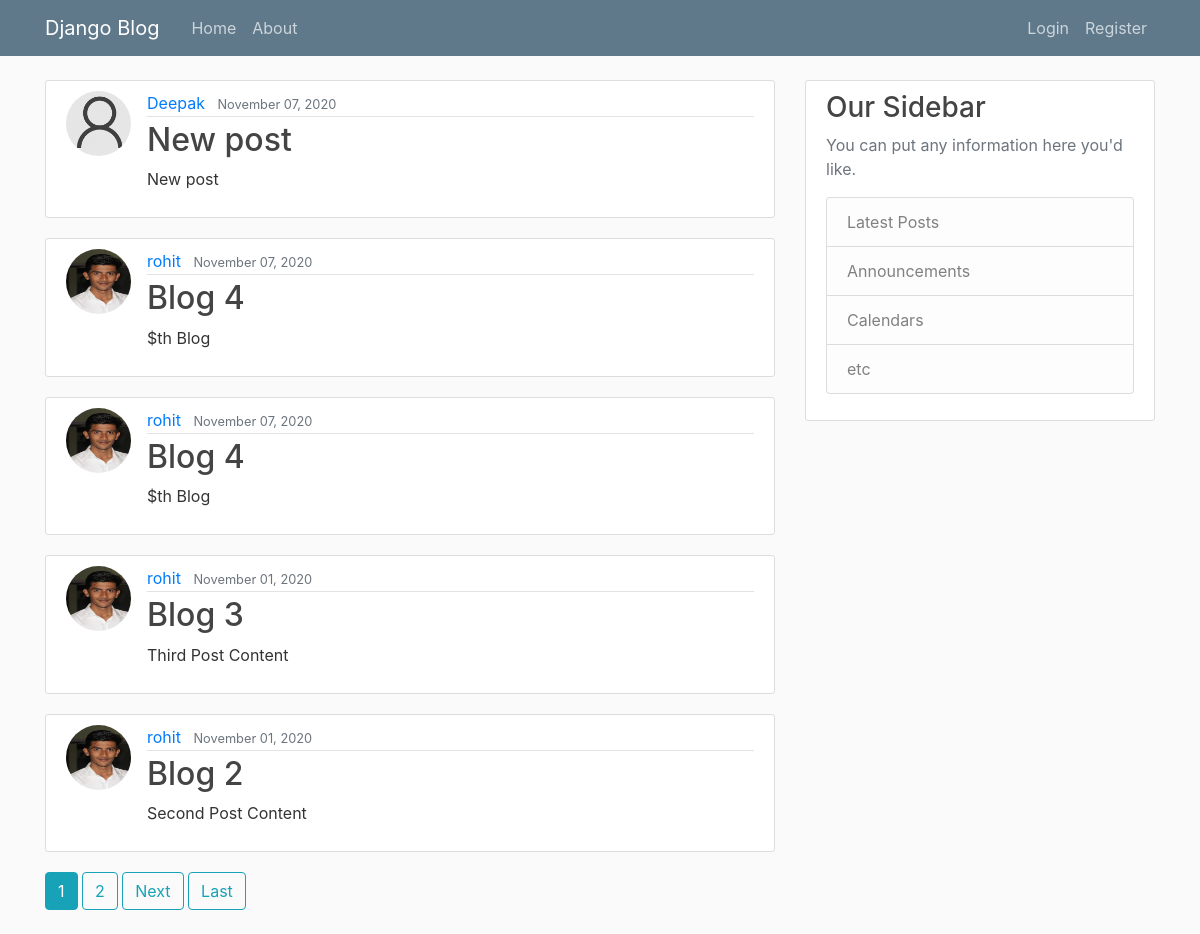
/, run on an earlier commit of the app's database.
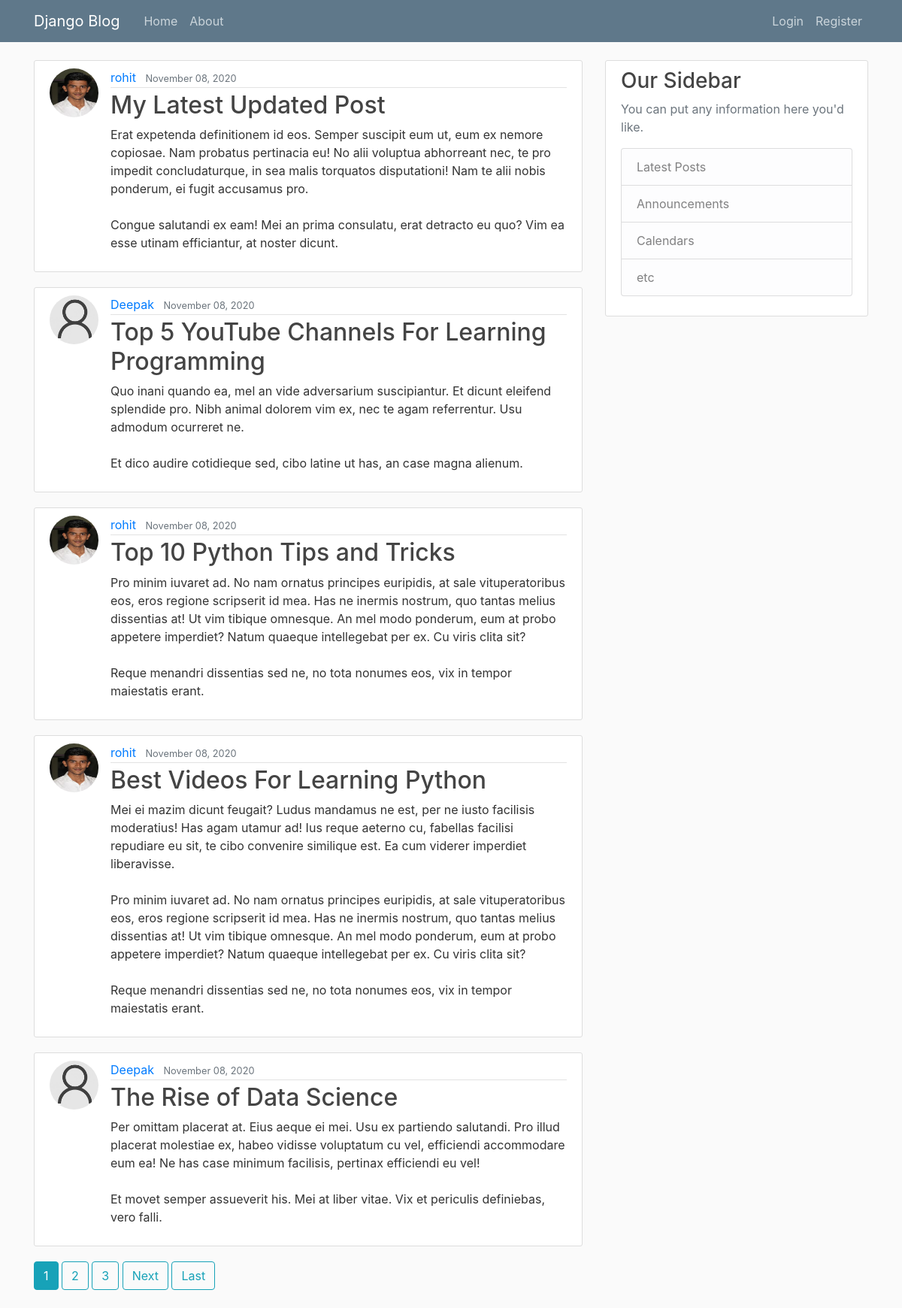
And on a later commit of the database.
### blog/models.py (models this page shows, shortened)
class Post(models.Model):
    title = models.CharField(max_length=100)
    content = models.TextField()
    date_posted = models.DateTimeField(default=timezone.now)
    aurthor = models.ForeignKey(User, on_delete=models.CASCADE)

### users/models.py (models this page shows, shortened)
class Profile(models.Model):
    user = models.OneToOneField(User, on_delete=models.CASCADE)
    image = models.ImageField(default='default.jpg', upload_to='profile_pics')

### blog/views.py (the view)
# urls.py: path('', PostListView.as_view(), name='blog-home'),
class PostListView(ListView):
    model = Post
    template_name = 'blog/home.html'
    context_object_name = 'posts'
    ordering = ['-date_posted']
    paginate_by = 5

### blog/templates/blog/home.html (shortened to what this page needs)
{% extends 'blog/base.html' %}
{% block content %}
{% for post in posts %}
    <article class="media content-section">
        <img  class = "rounded-circle article-img" src="{{ post.aurthor.profile.image.url }}" alt="">
        <div class="media-body">
        <div class="article-metadata">
            <a class="mr-2" href="#">{{ post.aurthor }}</a>
            <small class="text-muted">{{ post.date_posted|date:"F d, Y" }}</small>
        </div>
        <h2><a class="article-title" href="{% url 'post-detail' post.id %}">{{ post.title }}</a></h2>
        <p class="article-content">{{ post.content }}</p>
        </div>
    </article>
{% endfor %}
    {% if is_paginated %}
        {% for num in page_obj.paginator.page_range %}
            {% if page_obj.number == num %}
                <a class="btn btn-info mb-4" href="?page={{ num }}">{{ num }}</a>
            {% elif num > page_obj.number|add:'-3' and num < page_obj.number|add:'+3' %}
                <a class="btn btn-outline-info mb-4" href="?page={{ num }}">{{ num }}</a>
            {% endif %}
        {% endfor %}
        {% if page_obj.has_next %}
            <a class="btn btn-outline-info mb-4"  href="?page={{ page_obj.next_page_number }}">Next</a>
            <a class="btn btn-outline-info mb-4"  href="?page={{ page_obj.paginator.num_pages }}">Last</a>
        {% endif %}
    {% endif %}
{% endblock content %}

What changed in the data, as far as the page shows it:
no longer on this page (row unchanged): Post: aurthor.profile.image (placeholder picture), aurthor "Deepak", date_posted "November 07, 2020", title "New post", content "New post"
no longer on this page (row unchanged): Post: aurthor.profile.image (picture), aurthor "rohit", date_posted "November 07, 2020", title "Blog 4", content "$th Blog"
no longer on this page (row unchanged): Post: aurthor.profile.image (picture), aurthor "rohit", date_posted "November 07, 2020", title "Blog 4", content "$th Blog"
no longer on this page (row unchanged): Post: aurthor.profile.image (picture), aurthor "rohit", date_posted "November 01, 2020", title "Blog 3", content "Third Post Content"
no longer on this page (row unchanged): Post: aurthor.profile.image (picture), aurthor "rohit", date_posted "November 01, 2020", title "Blog 2", content "Second Post Content"
added Post: aurthor.profile.image (picture), aurthor "rohit", date_posted "November 08, 2020", title "My Latest Updated Post", content "Erat expetenda definitionem id eos. Semper suscipit eum ut, eum ex nemore copiosae. Nam probatus pertinacia eu! No alii voluptua abhorreant nec, te pro impedit concludaturque, in sea malis torquatos disputationi! Nam te alii nobis ponderum, ei fugit accusamus pro. Congue salutandi ex eam! Mei an prima consulatu, erat detracto eu quo? Vim ea esse utinam efficiantur, at noster dicunt."
added Post: aurthor.profile.image (placeholder picture), aurthor "Deepak", date_posted "November 08, 2020", title "Top 5 YouTube Channels For Learning Programming", content "Quo inani quando ea, mel an vide adversarium suscipiantur. Et dicunt eleifend splendide pro. Nibh animal dolorem vim ex, nec te agam referrentur. Usu admodum ocurreret ne. Et dico audire cotidieque sed, cibo latine ut has, an case magna alienum."
added Post: aurthor.profile.image (picture), aurthor "rohit", date_posted "November 08, 2020", title "Top 10 Python Tips and Tricks", content "Pro minim iuvaret ad. No nam ornatus principes euripidis, at sale vituperatoribus eos, eros regione scripserit id mea. Has ne inermis nostrum, quo tantas melius dissentias at! Ut vim tibique omnesque. An mel modo ponderum, eum at probo appetere imperdiet? Natum quaeque intellegebat per ex. Cu viris clita sit? Reque menandri dissentias sed ne, no tota nonumes eos, vix in tempor maiestatis erant."
added Post: aurthor.profile.image (picture), aurthor "rohit", date_posted "November 08, 2020", title "Best Videos For Learning Python", content "Mei ei mazim dicunt feugait? Ludus mandamus ne est, per ne iusto facilisis moderatius! Has agam utamur ad! Ius reque aeterno cu, fabellas facilisi repudiare eu sit, te cibo convenire similique est. Ea cum viderer imperdiet liberavisse. Pro minim iuvaret ad. No nam ornatus principes euripidis, at sale vituperatoribus eos, eros regione scripserit id mea. Has ne inermis nostrum, quo tantas melius dissentias at! Ut vim tibique omnesque. An mel modo ponderum, eum at probo appetere imperdiet? Natum quaeque intellegebat per ex. Cu viris clita sit? Reque menandri dissentias sed ne, no tota nonumes eos, vix in tempor maiestatis erant."
added Post: aurthor.profile.image (placeholder picture), aurthor "Deepak", date_posted "November 08, 2020", title "The Rise of Data Science", content "Per omittam placerat at. Eius aeque ei mei. Usu ex partiendo salutandi. Pro illud placerat molestiae ex, habeo vidisse voluptatum cu vel, efficiendi accommodare eum ea! Ne has case minimum facilisis, pertinax efficiendi eu vel! Et movet semper assueverit his. Mei at liber vitae. Vix et periculis definiebas, vero falli."
Also different on the page:
new list line: "3"
